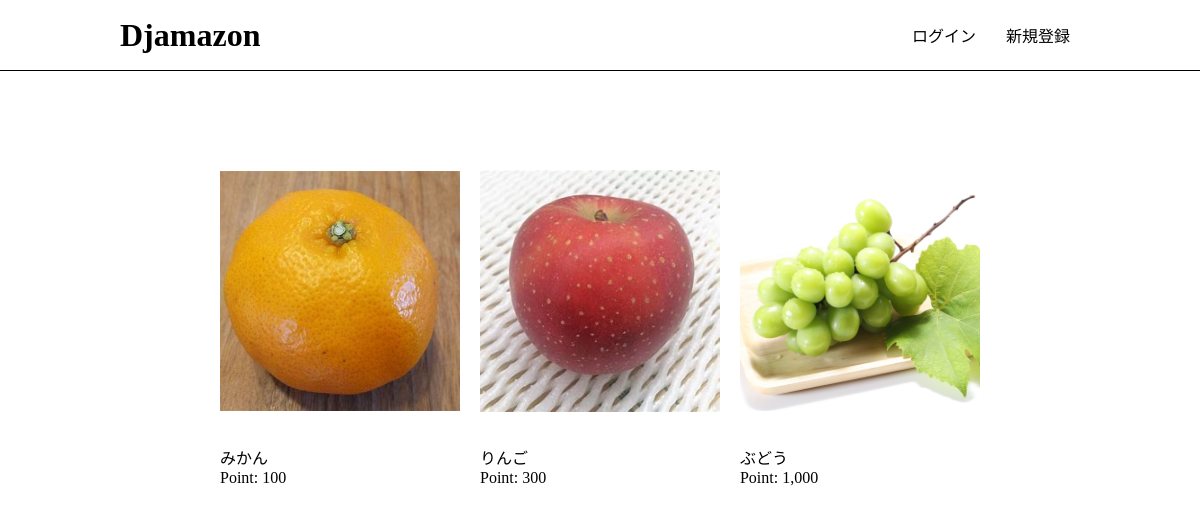
The page / on the database its author committed.
### app/models.py (models this page shows, shortened)
class Product(models.Model):
    name = models.CharField(max_length=100)
    description = models.TextField(blank=True)
    price = models.PositiveIntegerField(default=0)
    image = models.ImageField(upload_to='product')

### app/views.py (the view)
# urls.py: path('', views.index, name='index'),
def index(request):
    products = Product.objects.all().order_by('-id')
    return render(request, 'app/index.html', {'products': products})

### app/templates/app/index.html (shortened to what this page needs)
{% extends 'app/base.html' %}
{% load humanize %}
{% block content %}
<div class="product-container">
{% for product in products %}
    <div class="product">
       <a href="{% url 'app:detail' product.id %}">
           <img src="{{ product.image.url }}" class="product-img">
       </a>
       <div class="product-info">
           <div class="product-name">{{ product.name }}</div>
           <div class="product-price">Point: {{ product.price | intcomma }}</div>
       </div>
    </div>
{% endfor %}
</div>
{% endblock %}

### static/css/style.css (style rules this page uses)
html, body { margin: 0; }
div { box-sizing: border-box; }
a { text-decoration: none; color: #000; }
.product { width: calc(100%/3); float: left; padding: 10px; margin-bottom: 15px; }
.product a { display: block; }
.product-img { width: 100%; max-width: 500px; height: 300px; object-fit: cover; border-radius: 4px; }
.product-img { object-fit: contain; }

### rows shown on the page
Product: image (picture), name "みかん", price "100"
Product: image (picture), name "りんご", price "300"
Product: image (picture), name "ぶどう", price "1,000"
